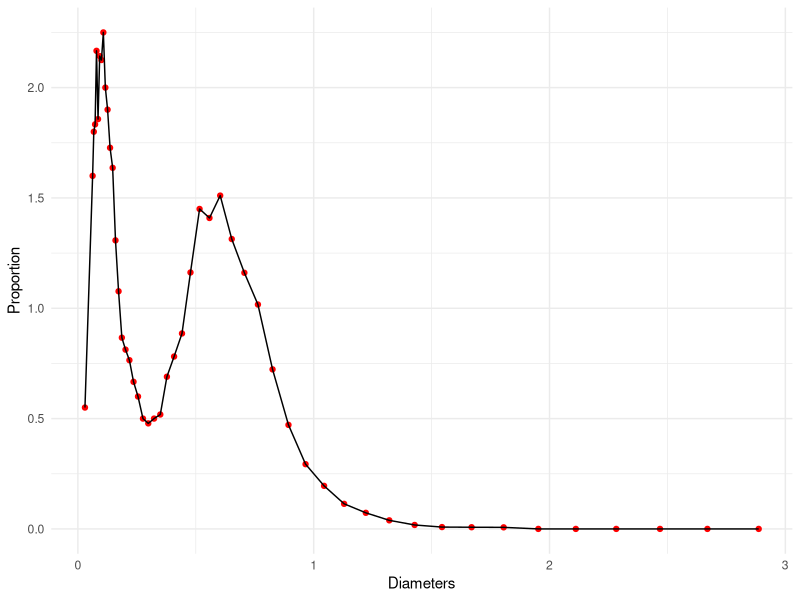
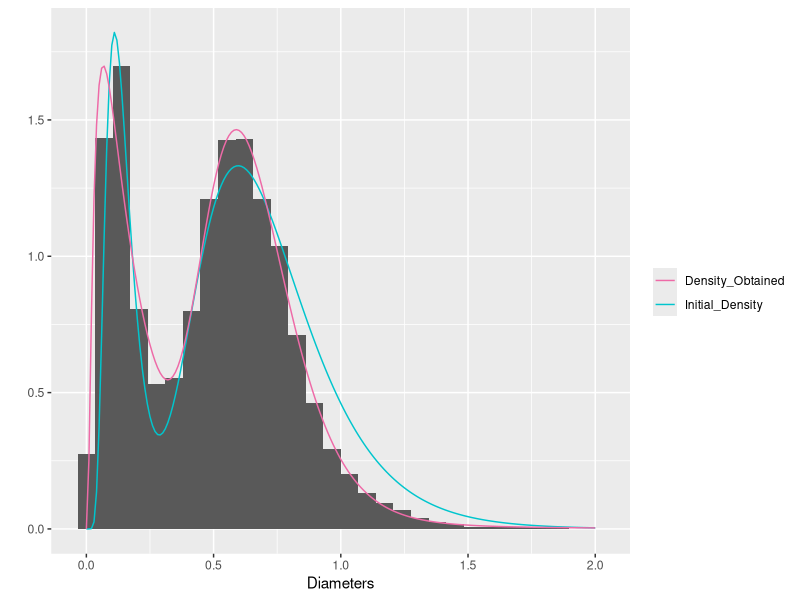
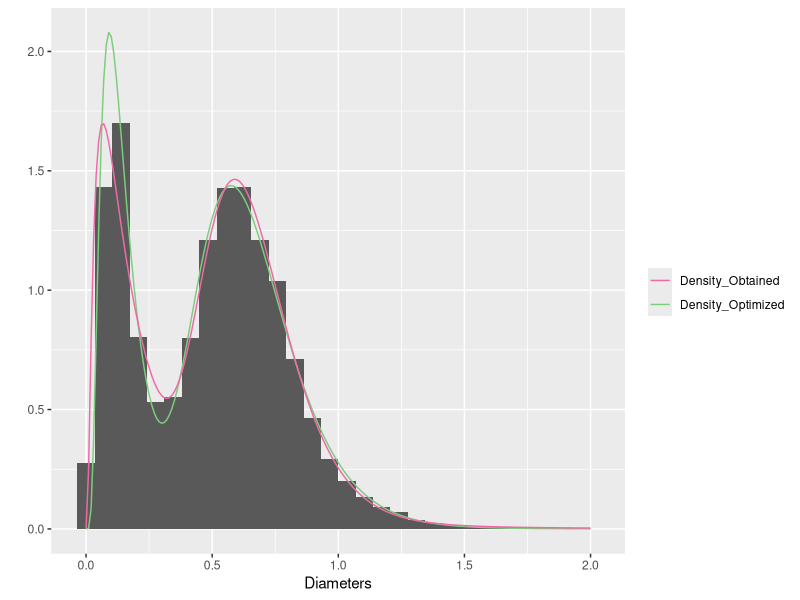

Source code (R) for these figures, in order: (Note: a time limit stopped this script after it produced the figures.)
## ---- chunk 1
knitr::opts_chunk$set(echo = FALSE, warning=FALSE, message=FALSE)
library(tidyverse)
library(ggplot2)
## ---- chunk 2
setwd("~/Google Drive/EPFL/Applied Stat/StatApp-314577/Project-1")
data <- read.csv2("1_snow_particles.csv", sep=",")
data <- data.frame(startpoint <- as.numeric(data$startpoint),
                   endpoint <- as.numeric(data$endpoint),
                   value <- as.numeric(data$retained....),
                   number <- as.numeric(data$particles.detected))
## ---- chunk 3
# I would like to create an approximation of the density by taking the length of the interval into account 
x <- (data$endpoint-data$startpoint)/2 + data$startpoint
length_inter <- (data$endpoint - data$startpoint)*100


ggplot()+
  geom_point(aes(x[1:51], data$value[1:51]/length_inter[1:51]), color="red")+
  geom_line(aes(x[1:51], data$value[1:51]/length_inter[1:51]), color="black")+
  xlab("Diameters")+
  ylab("Proportion")+
  theme_minimal()
## ---- chunk 4
f <- function(x, mu1, mu2, sigma1, sigma2, tau){
  return((1 - tau) * dlnorm(x, mu1, sigma1) + tau * dlnorm(x, mu2, sigma2))
}

log_likelihood <- function(X, mu1, mu2, sigma1, sigma2, tau){
  return (sum(log(f(X, mu1, mu2, sigma1, sigma2, tau))))
}

## ---- chunk 5
number <- round((data$value * data$number)/100)
data_jit <- rep(0, length(number))
k <- 0
for(i in 1:45){
  data_jit[(k+1) : (k + number[i])] <- runif(number[i], data$startpoint[i], endpoint[i])
  k <- k + number[i]
}

X <- data_jit

## ---- chunk 6
em <- function(X, tol, mu1_l, mu2_l, sigma1_l, sigma2_l, tau_l){
  logl_prev <- 0 
  logl <- log_likelihood(X, mu1_l, mu2_l, sigma1_l, sigma2_l, tau_l)
  i <- 0
  while (abs(logl_prev - logl) > tol & i<300) {
    i <- i+1
    logl_prev <- logl
    p <- tau_l * dlnorm(X, mu2_l, sigma2_l) /  f(X, mu1_l, mu2_l, sigma1_l, sigma2_l, tau_l)
    tau_l <- mean(p)
    
    mu1_l <- sum((1-p)*log(X))/sum(1-p)
    mu2_l <- sum(p*log(X))/sum(p)
    
    sigma1_l <- sqrt(sum((1-p)*(log(X) - mu1_l)^2)/sum(1-p))
    sigma2_l <- sqrt(sum(p * (log(X) - mu2_l)^2)/sum(p))
    
    logl <- log_likelihood(X, mu1_l, mu2_l, sigma1_l, sigma2_l, tau_l)
  }
  
  if (i>99){
    print("the algorithm didn't converge")
  }
  
  if (tau_l < 0.5){
    return(list(mu2_l, mu1_l, sigma2_l, sigma1_l, 1-tau_l))
  }
  return(list(mu1_l, mu2_l, sigma1_l, sigma2_l, tau_l))
}

L <- em(X, 0.000001, -2, -0.39, sqrt(1/5), sqrt(1/8), 0.75)

mu1 = unlist(L[1])
mu2 = unlist(L[2])
sigma1 = unlist(L[3])
sigma2 = unlist(L[4])
tau = unlist(L[5])
## ---- chunk 7
seq <- seq(0, 2, 0.01)

ggplot()+
  geom_histogram(aes(data_jit, y=..density..))+
  xlab("Diameters")+
  ylab("")+
  geom_line(aes(seq, f(seq, -2, -0.39, sqrt(1/5), sqrt(1/8), 0.75), colour="Initial_Density"))+
  geom_line(aes(seq, f(seq, mu1, mu2, sigma1, sigma2, tau), colour="Density_Obtained"))+
  scale_color_manual(name="", values=c(Initial_Density = "turquoise3", Density_Obtained="hotpink2"))

## ---- chunk 8
log_round <- function(data, par){
  return(sum(-data$value*log(par[5]*(plnorm(data$endpoint, par[2], par[4]) 
                                    - plnorm(data$startpoint, par[2], par[4])) + 
                       (1- par[5])*(plnorm(data$endpoint, par[1], par[3]) 
                                    - plnorm(data$startpoint, par[1], par[3])))))
}

opti <- optim(par=c(mu1, mu2, sigma1, sigma2, tau), log_round, data=data)$par
## ---- chunk 9
ggplot()+
  geom_histogram(aes(data_jit, y=..density..))+
  xlab("Diameters")+
  ylab("")+
  geom_line(aes(seq, f(seq, opti[1], opti[2], opti[3], opti[4],opti[5]), colour="Density_Optimized"))+
  geom_line(aes(seq, f(seq, mu1, mu2, sigma1, sigma2, tau), colour="Density_Obtained"))+
  scale_color_manual(name="", values=c(Density_Optimized = "palegreen3", Density_Obtained="hotpink2"))
  #geom_point(aes(x[1:51], data$value[1:51]/length_inter[1:51]), color="red")

## ---- chunk 10
#cumulative funnction of the mixture law
pl <- function(x, mu1, mu2, sigma1, sigma2, tau){
  return(tau * plnorm(x, mu2, sigma2) + (1-tau)*plnorm(x, mu1, sigma1))
}

# Calcul of the statistic 

ecdd <- ecdf(X)
ecd <- ecdd(sort(X))
tt <- max(abs(ecd-pl(sort(X), opti[1], opti[2], opti[3], opti[4], opti[5])))
#p_value <- 10
## ---- chunk 11
B <- 100
opt <- matrix(0, nrow=B, ncol=5)
t <- rep(0, B)

for (b in 1:B){
  # 1) Génération du sample & data
  samp <- sample(x=1:52, size=data$number[1], prob=data$value, replace=TRUE)
  vec = rep(0, 52)
  for (i in 1:52){
    vec[i] <- sum(samp==i)
  }
    
  vect = vec / data$number[1]* 100
    
  data2 <- data.frame(startpoint <- data$startpoint,
                        endpoint <- data$endpoint,
                        value <- vect,
                        number <- data$number)
  
  # 2) Jittered data 
  number <- round((data2$value * data2$number)/100)
  data_jit <- rep(0, length(number))
  k <- 0
  for(i in 1:45){
    data_jit[(k+1) : (k + number[i])] <- runif(number[i], data2$startpoint[i], data2$endpoint[i])
    k <- k + number[i]
  }
  
  X <- data_jit
  
  # 3) Fonction EM 
  L <- em(X, 0.000001, opti[1], opti[2] ,opti[3],  opti[4], opti[5])
    
  mu1 = unlist(L[1])
  mu2 = unlist(L[2])
  sigma1 = unlist(L[3])
  sigma2 = unlist(L[4])
  tau = unlist(L[5])
  
  # 4) Optimisation 
  opt[b, 1:5] <- optim(par=c(mu1, mu2, sigma1, sigma2, tau), log_round, data=data2)$par
  
  # 5) Calcul of the T - Statistic
  #seq <- seq(0, 1.5, 0.1)
  ecdd <- ecdf(X)
  ecd <- ecdd(sort(X))
  t[b] <- max(abs(ecd-pl(sort(X), opt[b, 1], opt[b, 2], opt[b, 3], opt[b, 4], opt[b, 5])))
}

p_value <- (1+ sum(t > tt))/(B+1)
